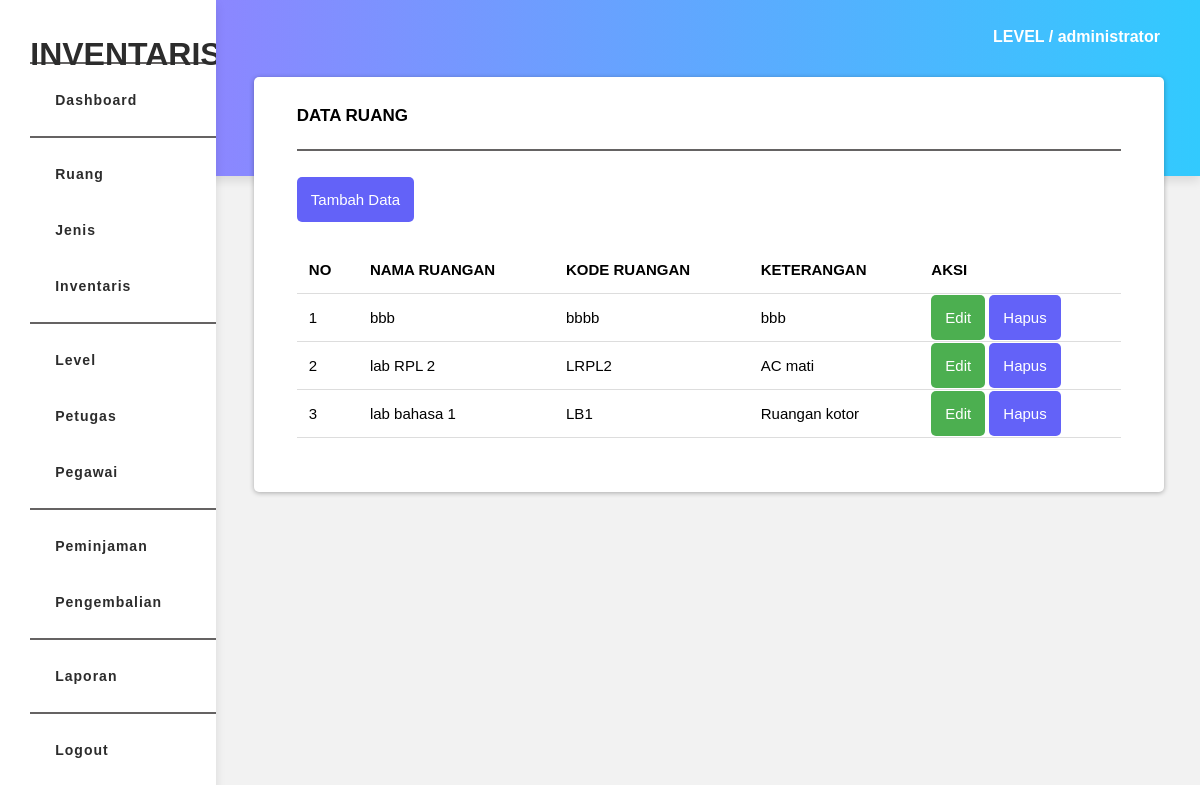
Screenshot of /views/ruang/view_ruang.php (signed in) with the database file from the repository.
### tables this page shows
CREATE TABLE `ruang` (
  `id_ruang` int(11) NOT NULL,
  `nama_ruang` varchar(20) NOT NULL,
  `kode_ruang` varchar(10) NOT NULL,
  `keterangan` text NOT NULL
);

### function/connect.php (called while the page is built, shortened)
<?php
class Connect
{
    private $host = 'localhost';
    private $user = 'root';
    private $pass = '';
    private $db   = 'inventaris';
    function __construct()
    {
        $this->conn = new mysqli($this->host, $this->user, $this->pass, $this->db);
    }
}
?>

### function/f_ruang.php (called while the page is built, shortened)
<?php
include 'connect.php';
class Ruang extends Connect
{
    public function view()
    {
        $query = "CALL lihatRuang";
        $hasil = $this->conn->query($query);
        $rows = mysqli_num_rows($hasil);
        if($rows >= 1){
            while($row = $hasil->fetch_assoc())
            {
                $result[] = $row;
            }
            return $result;
        }
    }
}
?>

### views/ruang/view_ruang.php (the view, shortened to what this page needs)
<!DOCTYPE html>
<html>
<head>
	<link rel="stylesheet" href="../../assets/css/style.css">
</head>
<body>
		<?php include '../../page/dashboard/sidebar.php'; ?>
	<div class="container">
		<div class="text-level" style="margin-top: 3%;">
			<h4>LEVEL / <?php echo $_SESSION['level']; ?></h4>
		</div>
		<div class="section">
				<div class="text-table">
						<h4>Data Ruang</h4>
				</div>
				<hr class="line">
				<div class="table">
						<div class="btn-input">
								<a href="add_ruang.php" class="btn btn-red">Tambah Data</a>
						</div>
						<table class="table-border">
							<thead>
								<tr>
									<th>NO</th>
									<th>NAMA RUANGAN</th>
									<th>KODE RUANGAN</th>
									<th>KETERANGAN</th>
									<th>AKSI</th>
								</tr>
							</thead>
							<?php
								include '../../function/f_ruang.php';
								$ruang = new Ruang;
								$no = 1;
								$r = $ruang->view();
								if($r < 1) {
									echo "<td colspan='5'>Belum Ada Data</td>";
								}else if($r > 1){
								foreach($r as $row){
								?>
							<tbody>
								<tr>
									<td><?php echo $no++; ?></td>
									<td><?php echo $row['nama_ruang']; ?></td>
									<td><?php echo $row['kode_ruang']; ?></td>
									<td><?php echo $row['keterangan']; ?></td>
									<td>
										<a href="update_ruang.php?id=<?php echo $row['id_ruang']; ?>" class="btn btn-green">Edit</a>
										<a href="delete_ruang.php?id=<?php echo $row['id_ruang']; ?>" class="btn btn-red" onclick="return confirm('Anda Yakin Menghapus Ruang <?php echo $row['nama_ruang']; ?> ?')">Hapus</a>
									</td>
								</tr>
							</tbody>
								<?php } } ?>
						</table>
				</div>
		</div>
	</div>
</body>
</html>

### assets/css/style.css (style rules this page uses)
body { background-color: #f2f2f2; font-family: sans-serif; }
a { text-decoration: none; }
.btn-red { background-color: #6362f8 !important; }
.btn-green { background-color: #4CAF50 !important; }
.btn-input { margin-top: 40px; margin-bottom: 37px; }
.btn { color: #fff; padding: 14px; font-size: 15px; border: none; border-radius: 5px; cursor: pointer; }
.container { margin-left: 20%; margin-top: 1%; position: relative; }
.text-level { margin-left: 79%; margin-top: -3.5%; font-family: sans-serif; color: #fff; }
.section { background-color: #fff; padding: 30px 43px; box-shadow: 0 1px 5px rgba(0, 0, 0, 0.3); display: inline-block; width: 87%; margin: 9px; border-radius: 5px; margin-bottom: 5%; }
.table { margin-top: 22px; margin-bottom: 24px; }
.table-border { width: 100%; border-collapse: collapse; }
th, td { border-bottom: 1.5px solid #ddd; padding: 15px 12px; text-align: left; font-size: 15px; }
.text-table { margin-top: -23px; font-size: 17px; text-transform: uppercase; }
.line { border: 0.5px solid #656363; }

### rows the page displays
ruang: nama_ruang "bbb", kode_ruang "bbbb", keterangan "bbb"
ruang: nama_ruang "lab RPL 2", kode_ruang "LRPL2", keterangan "AC mati"
ruang: nama_ruang "lab bahasa 1", kode_ruang "LB1", keterangan "Ruangan kotor"

### other values shown
$_SESSION['level'] "administrator"
